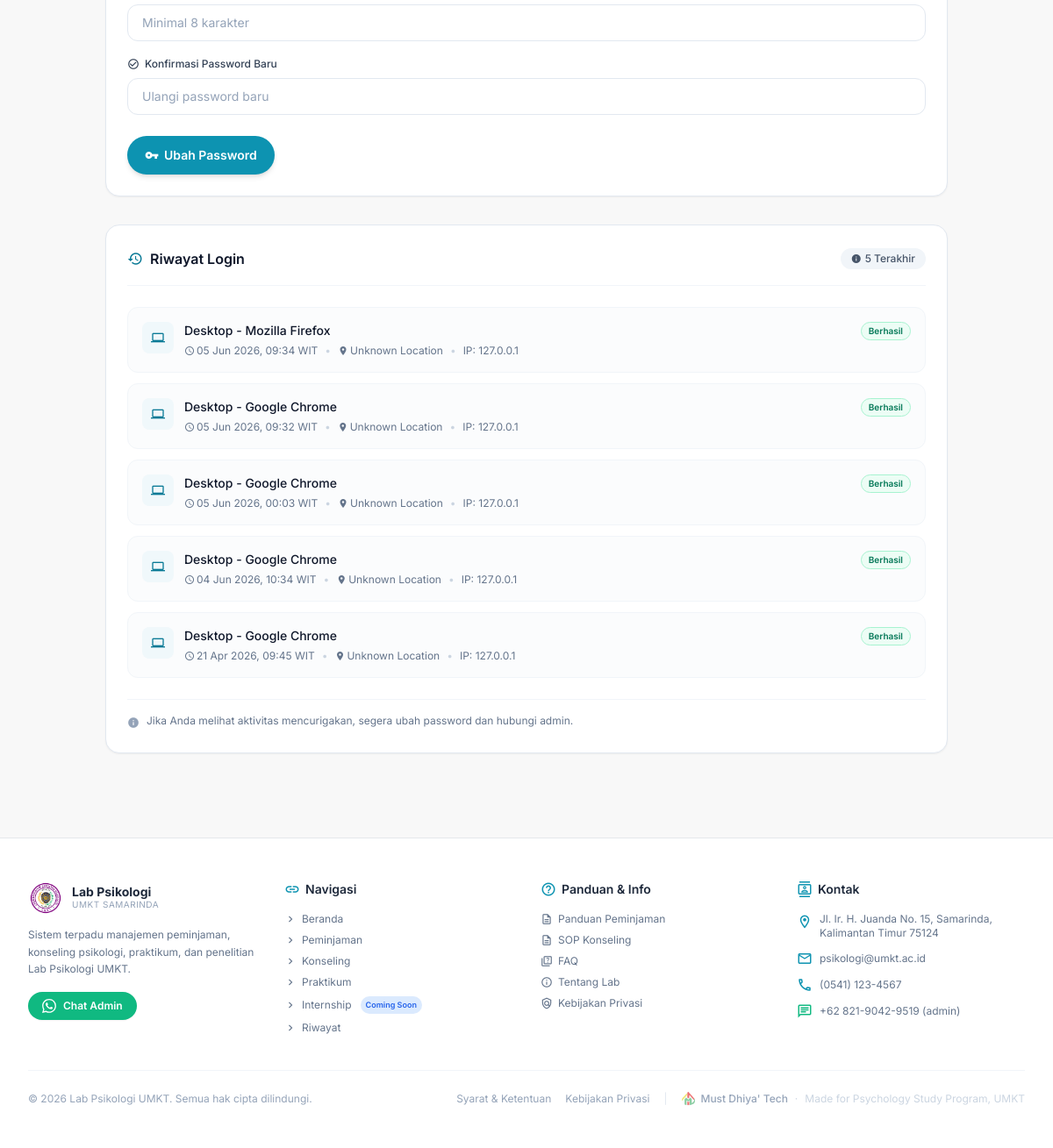
Before: /profile/ (signed in, lower part) with the older database file.
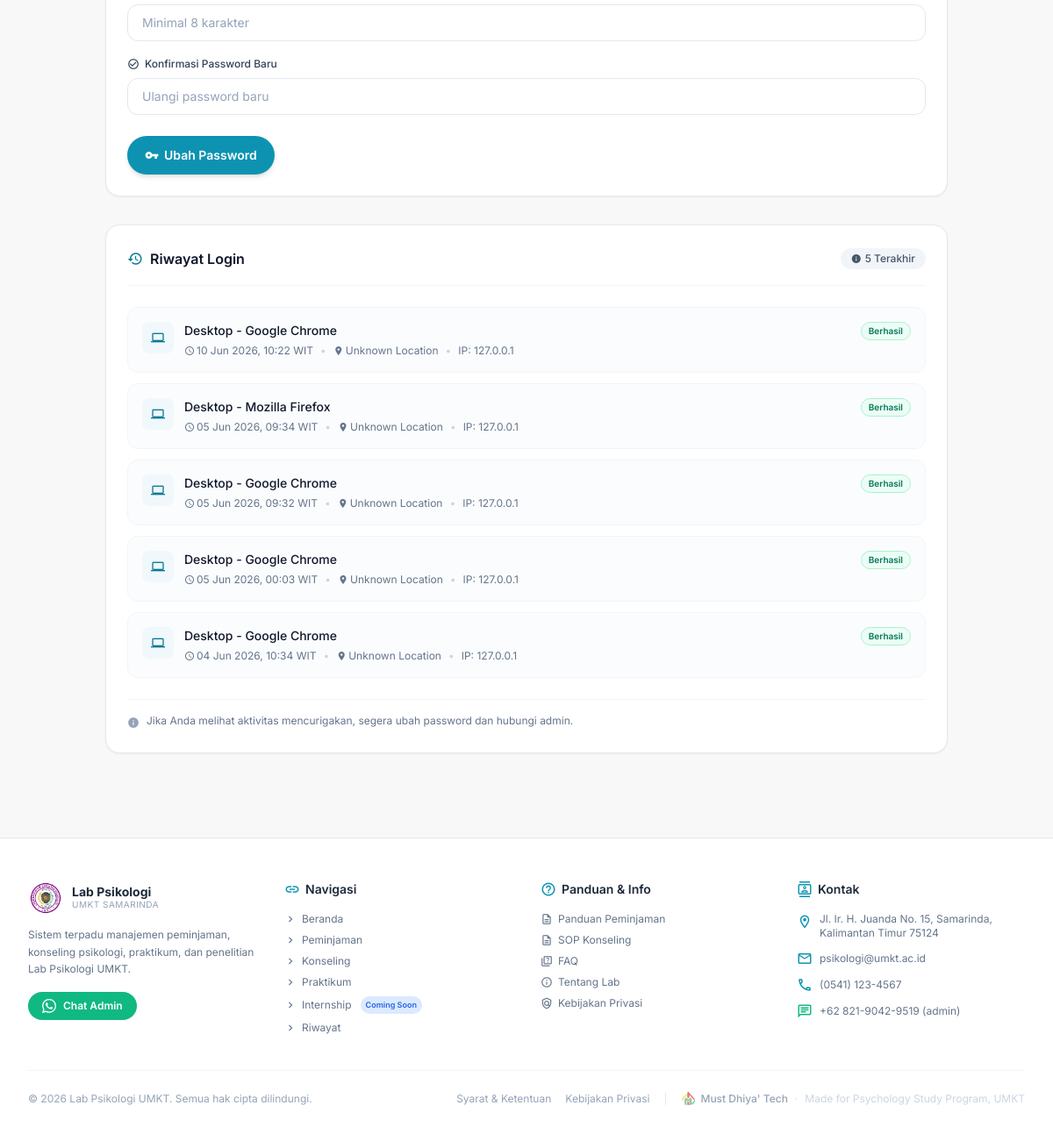
After: the same page with the newer database file.
### accounts/models.py (models this page shows, shortened)
class LoginHistory(models.Model):
    FAIL_REASONS = (
        ('wrong_password', 'Password salah'),
        ('not_found', 'Akun tidak ditemukan'),
        ('not_verified', 'Akun belum diverifikasi'),
        ('inactive', 'Akun dinonaktifkan'),
    )
    user = models.ForeignKey(
        User,
        on_delete=models.CASCADE,
        related_name='login_history',
        null=True, blank=True
    )
    ip_address  = models.GenericIPAddressField(null=True, blank=True)
    user_agent  = models.CharField(max_length=500, blank=True)
    device_type = models.CharField(max_length=50, blank=True)
    browser     = models.CharField(max_length=100, blank=True)  # ← TAMBAH
    os          = models.CharField(max_length=50, blank=True)
    location    = models.CharField(max_length=200, blank=True)  # ← TAMBAH
    success     = models.BooleanField(default=True)
    fail_reason = models.CharField(max_length=20, choices=FAIL_REASONS, blank=True, null=True)
    login_at    = models.DateTimeField(auto_now_add=True)  # ← RENAME dari timestamp
    class Meta:
        ordering = ['-login_at']
        verbose_name = 'Login History'
        verbose_name_plural = 'Login Histories'

### accounts/views.py (the view, shortened to what this page needs)
# urls.py: path('profile/',  views.ProfilePageView.as_view(),  name='profile'),
class ProfilePageView(LoginRequiredMixin, View):
    login_url     = '/login/'
    template_name = 'profile.html'
    def get(self, request):
        login_history = LoginHistory.objects.filter(
            user=request.user,
            success=True
        ).order_by('-login_at')[:5]
        return render(request, self.template_name, {'login_history': login_history})

### accounts/models.py (called while the page is built)
    def get_full_name(self):
        return f"{self.first_name} {self.last_name}".strip() or self.username

    @property
    def is_umkt(self):
        return self.user_type == 'umkt'

### core/context_processors.py (called while the page is built)
def media_url(request):
    return {
        'MEDIA_URL': settings.MEDIA_URL,
    }

### konseling/context_processors.py (called while the page is built)
def admin_stats(request):
    if not request.user.is_authenticated or not request.user.is_staff:
        return {}
    return {
        'stats': {
            'peminjaman_pending': RoomBooking.objects.filter(status='pending').count(),
            'tool_pending':       ToolRental.objects.filter(status='pending').count(),
            'konseling_pending':  KonselingSession.objects.filter(status='pending').count(),
            'penelitian_pending': ResearchRequest.objects.filter(status='pending').count(),
            'akun_pending':       User.objects.filter(is_active=False, is_verified=False)
                                      .exclude(is_superuser=True).count(),
        }
    }

### templates/profile.html (shortened to what the changed rows need)
{% extends "base.html" %}
{% load static %}
{% block content %}
<main class="max-w-5xl mx-auto px-4 sm:px-6 lg:px-8 py-8 space-y-8">
  <div class="rounded-2xl border border-slate-200 dark:border-slate-700 bg-white dark:bg-slate-800 shadow-sm p-6 space-y-6">
    <div class="space-y-3">
      {% if login_history %}
        {% for item in login_history %}
          <div class="rounded-xl border border-slate-100 dark:border-slate-700 bg-slate-50/50 dark:bg-slate-900/30 p-4 flex gap-3">
            <div class="w-9 h-9 rounded-lg bg-primary-50 dark:bg-primary-900/30 flex items-center justify-center flex-shrink-0">
              <span class="material-icons text-base text-primary-600 dark:text-primary-400">
              </span>
            </div>
            <div class="flex-1 min-w-0">
              <div class="flex items-start justify-between gap-2 mb-1">
                <p class="text-sm font-medium text-slate-900 dark:text-slate-100">
                  {{ item.device_type }} - {{ item.browser }}
                </p>
                <span class="inline-flex items-center px-2 py-0.5 rounded-full text-[10px] font-semibold whitespace-nowrap
                  {% if item.success %}
                    bg-emerald-50 dark:bg-emerald-900/30 text-emerald-700 dark:text-emerald-400 border border-emerald-200 dark:border-emerald-800
                  {% else %}
                    bg-rose-50 dark:bg-rose-900/30 text-rose-700 dark:text-rose-400 border border-rose-200 dark:border-rose-800
                  {% endif %}
                ">
                  {% if item.success %}Berhasil{% else %}Gagal{% endif %}
                </span>
              </div>
              <div class="flex flex-wrap items-center gap-x-2 gap-y-1 text-xs text-slate-500 dark:text-slate-400">
                <span class="flex items-center gap-0.5">
                  <span class="material-icons text-xs">schedule</span>
                  {{ item.login_at|date:"d M Y, H:i" }} WIT
                </span>
                <span class="text-slate-300 dark:text-slate-600">•</span>
                <span class="flex items-center gap-0.5">
                  <span class="material-icons text-xs">location_on</span>
                  {{ item.location|default:"Unknown Location" }}
                </span>
                <span class="text-slate-300 dark:text-slate-600">•</span>
                <span>IP: {{ item.ip_address }}</span>
              </div>
            </div>
          </div>
        {% endfor %}
      {% else %}
        <div class="py-10 text-center text-sm text-slate-400 dark:text-slate-500">
          Belum ada riwayat login.
        </div>
      {% endif %}
    </div>
  </div>
</main>
{% endblock content %}

Changed rows visible on the page:
no longer on this page (row unchanged): LoginHistory: device_type "Desktop", browser "Google Chrome", success "Berhasil", login_at "21 Apr 2026, 09:45", location "Unknown Location", ip_address "127.0.0.1"
added LoginHistory: device_type "Desktop", browser "Google Chrome", success "Berhasil", login_at "10 Jun 2026, 10:22", location "Unknown Location", ip_address "127.0.0.1"
